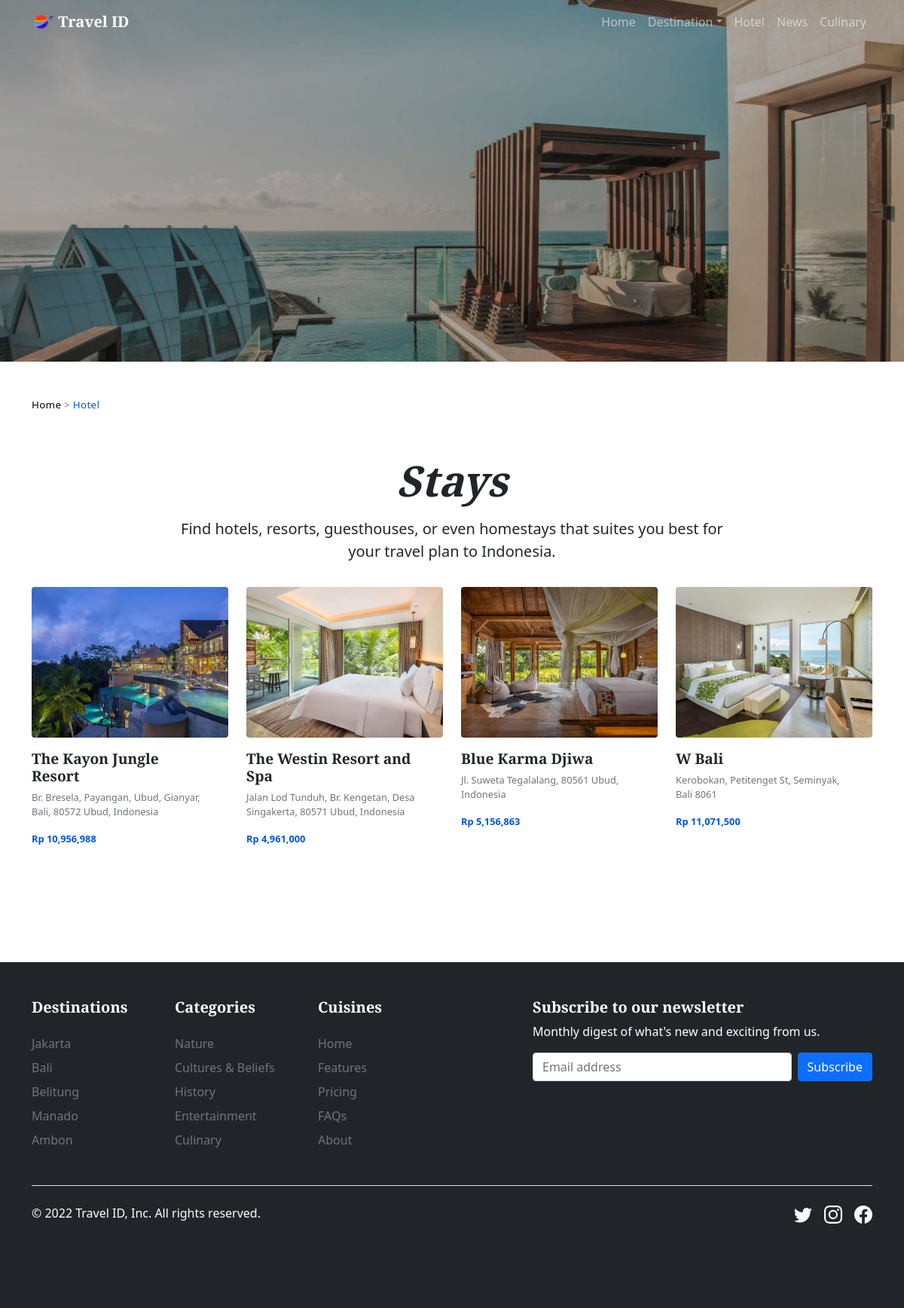
Screenshot of /Website/hotel.php with the database file from the repository.
### tables this page shows
CREATE TABLE `hotel` (
  `hotelID` char(4) NOT NULL,
  `hotelnama` varchar(60) NOT NULL,
  `hotelalamat` varchar(255) NOT NULL,
  `hotelketerangan` varchar(300) NOT NULL,
  `hotelfoto` text NOT NULL,
  `areaID` char(4) NOT NULL
);

CREATE TABLE `detilhotel` (
  `hotelID` varchar(4) NOT NULL,
  `hotelharga` varchar(20) NOT NULL,
  `hotelsarapan` text NOT NULL,
  `hotelpeta` varchar(255) NOT NULL
);

CREATE TABLE `kabupaten` (
  `kabupatenKODE` char(4) NOT NULL,
  `kabupatenNAMA` char(60) NOT NULL,
  `kabupatenALAMAT` varchar(255) NOT NULL,
  `kabupatenKET` text NOT NULL,
  `kabupatenFOTOICON` varchar(255) NOT NULL,
  `kabupatenFOTOICONKET` text NOT NULL
);

CREATE TABLE `kategori` (
  `kategoriID` char(4) NOT NULL,
  `kategorinama` char(30) NOT NULL,
  `kategoriketerangan` varchar(500) NOT NULL,
  `kategorireferensi` char(30) NOT NULL
);

### Website/hotel.php (the view, shortened to what this page needs)
<!doctype html>
<html lang="en">
<?php
include "header.php";
$hotel1 = mysqli_query($connection, "SELECT * FROM hotel, kabupaten, area, detilhotel
where kabupaten.kabupatenKODE = area.kabupatenKODE and area.areaID = hotel.areaID and hotel.hotelID = detilhotel.hotelID
order by hotel.hotelID desc");
?>
<body>
    <div class="carousel-inner w-100" style="height: 480px;">
        <img style="filter: brightness(70%);" src="img/hotel.jpg" class="d-block w-100" alt="news">
    </div>
    <div class="space"></div>
    <main class="container">
        <p class="mb-2 text-black-50" style="letter-spacing: 0.025em; font-size: smaller;">
            <a href="index.php"><?php echo 'Home' ?></a>
            >
            <a style="color: var(--accent)" href="hotel.php"><?php echo 'Hotel' ?></a>
        </p>
        <div class="pt-5 pb-2 px-0 rounded text-dark">
            <div class="row mb-2 px-3">
                <div class="col-md-2 px-0"></div>
                <div class="col-md-8 px-0 text-center">
                    <h1 class="display-4 fst-italic fw-bold">Stays</h1>
                    <p class="lead my-3">Find hotels, resorts, guesthouses, or even homestays that suites you best for your travel plan to Indonesia.</p>
                </div>
                <div class="col-md-2 px-0"></div>
            </div>
        </div>
        <div class="row g-4 mb-4">
            <?php if (mysqli_num_rows($hotel1) > 0) {
                while ($row = mysqli_fetch_array($hotel1)) { ?>
                    <div class="col">
                        <div class="border-0 card h-100 ">
                            <img height="200" style="object-fit:cover;" src="images-hotel/<?php echo $row["hotelfoto"] ?>" class="rounded card-img-top" alt="...">
                            <div class="px-0 pe-4 card-body">
                                <h5 style="font-size:1.2rem" class="card-title"><?php echo $row["hotelnama"] ?></h5>
                                <a href="hotel1.php?get=<?php echo $row["hotelID"] ?>">
                                    <p class="text-muted" style="font-size: .8rem;"><?php echo $row["hotelalamat"] ?></p>
                                    <strong>
                                        <p class="" style="font-size:.8rem;color:var(--accent);">Rp <?php echo $row["hotelharga"] ?></p>
                                    </strong>
                                </a>
                            </div>
                        </div>
                    </div>
            <?php }
            } ?>
        </div>
    </main>
    <?php include "footer.php" ?>
</body>
</html>

### Website/footer.php (shortened to what this page needs)
<!doctype html>
<html lang="en">
<?php
include "includes/config.php";
$kabupaten = mysqli_query($connection, "SELECT * FROM kabupaten
            limit 5");
$kategori = mysqli_query($connection, "SELECT * FROM kategori
            limit 5");
?>
<head>
    <link href="https://cdn.jsdelivr.net/npm/bootstrap@5.0.2/dist/css/bootstrap.min.css" rel="stylesheet">
    <link rel="stylesheet" href="css/style.css">
</head>
<body>
    <div class="space"></div>
    <div class="space"></div>
    <footer class="py-5 text-white">
        <div class="container">
            <div class="row">
                <div class="col-6 col-md-2 mb-3">
                    <h5 class="mb-4">Destinations</h5>
                    <ul class="nav flex-column">
                        <?php if (mysqli_num_rows($kabupaten) > 0) {
                            while ($row = mysqli_fetch_array($kabupaten)) { ?>
                                <li class="nav-item mb-2"><a href="<?php echo $row["kabupatenNAMA"] ?>.php" class="nav-link p-0 text-muted"><?php echo $row["kabupatenNAMA"] ?></a></li>
                        <?php }
                        } ?>
                    </ul>
                </div>
                <div class="col-6 col-md-2 mb-3">
                    <h5 class="mb-4">Categories</h5>
                    <ul class="nav flex-column">
                        <?php if (mysqli_num_rows($kategori) > 0) {
                            while ($row = mysqli_fetch_array($kategori)) { ?>
                                <li class="nav-item mb-2"><a href="<?php echo $row["kategorinama"] ?>.php" class="nav-link p-0 text-muted"><?php echo $row["kategorinama"] ?></a></li>
                        <?php }
                        } ?>
                    </ul>
                </div>
                <div class="col-6 col-md-2 mb-3">
                    <h5 class="mb-4">Cuisines</h5>
                    <ul class="nav flex-column">
                        <li class="nav-item mb-2"><a href="#" class="nav-link p-0 text-muted">Home</a></li>
                        <li class="nav-item mb-2"><a href="#" class="nav-link p-0 text-muted">Features</a></li>
                        <li class="nav-item mb-2"><a href="#" class="nav-link p-0 text-muted">Pricing</a></li>
                        <li class="nav-item mb-2"><a href="#" class="nav-link p-0 text-muted">FAQs</a></li>
                        <li class="nav-item mb-2"><a href="#" class="nav-link p-0 text-muted">About</a></li>
                    </ul>
                </div>
                <div class="col-md-5 offset-md-1 mb-3">
                    <form>
                        <h5>Subscribe to our newsletter</h5>
                        <p>Monthly digest of what's new and exciting from us.</p>
                        <div class="d-flex flex-column flex-sm-row w-100 gap-2">
                            <input id="newsletter1" type="text" class="form-control" placeholder="Email address">
                            <button class="btn btn-primary" type="button">Subscribe</button>
                        </div>
                    </form>
                </div>
            </div>
            <div class="d-flex flex-column flex-sm-row justify-content-between py-4 my-4 border-top">
                <p>© 2022 Travel ID, Inc. All rights reserved.</p>
                <ul class="list-unstyled d-flex">
                    <li class="ms-3"><a class="link-light" href="https://twitter.com" target="_blank"></a></li>
                    <li class="ms-3"><a class="link-light" target="_blank" href="https://www.instagram.com/"></a></li>
                    <li class="ms-3"><a class="link-light" target="_blank" href="https://facebook.com"></a></li>
                </ul>
            </div>
        </div>
    </footer>
</body>
</html>

### Website/css/style.css (style rules this page uses)
:root { --accent: rgb(0, 87, 217); --bg1: #FAF9F6; }
h1, h2, h3, h4, h5, h6 { font-family: "Playfair Display", Georgia, "Times New Roman", serif; font-weight: 900; }
a { color: black; text-decoration: none; }
.space { margin:0; padding:0; height:3em; }
.carousel-inner img { filter: brightness(80%); height: 620px; object-fit: cover; }
footer { background-color: rgba(33, 37, 41); }

### rows the page displays
hotel: hotelfoto (picture), hotelnama "The Kayon Jungle Resort", hotelalamat "Br. Bresela, Payangan, Ubud, Gianyar, Bali, 80572 Ubud, Indonesia", detilhotel.hotelharga "10,956,988"
hotel: hotelfoto (picture), hotelnama "The Westin Resort and Spa", hotelalamat "Jalan Lod Tunduh, Br. Kengetan, Desa Singakerta, 80571 Ubud, Indonesia", detilhotel.hotelharga "4,961,000"
hotel: hotelfoto (picture), hotelnama "Blue Karma Djiwa", hotelalamat "Jl. Suweta Tegalalang, 80561 Ubud, Indonesia", detilhotel.hotelharga "5,156,863"
hotel: hotelfoto (picture), hotelnama "W Bali", hotelalamat "Kerobokan, Petitenget St, Seminyak, Bali 8061", detilhotel.hotelharga "11,071,500"
kabupaten: kabupatenNAMA "Jakarta"
kabupaten: kabupatenNAMA "Bali"
kabupaten: kabupatenNAMA "Belitung"
kabupaten: kabupatenNAMA "Manado"
kabupaten: kabupatenNAMA "Ambon"
kategori: kategorinama "Nature"
kategori: kategorinama "Cultures & Beliefs"
kategori: kategorinama "History"
kategori: kategorinama "Entertainment"
kategori: kategorinama "Culinary"
